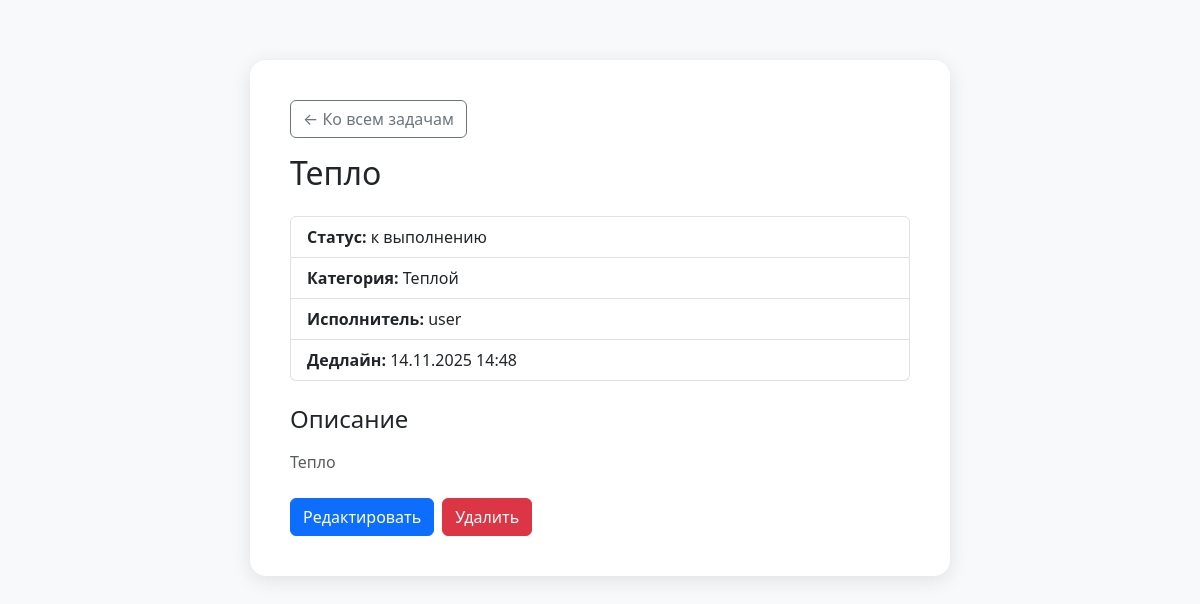
/tasks/14 (signed in), run on an earlier commit of the app's database.
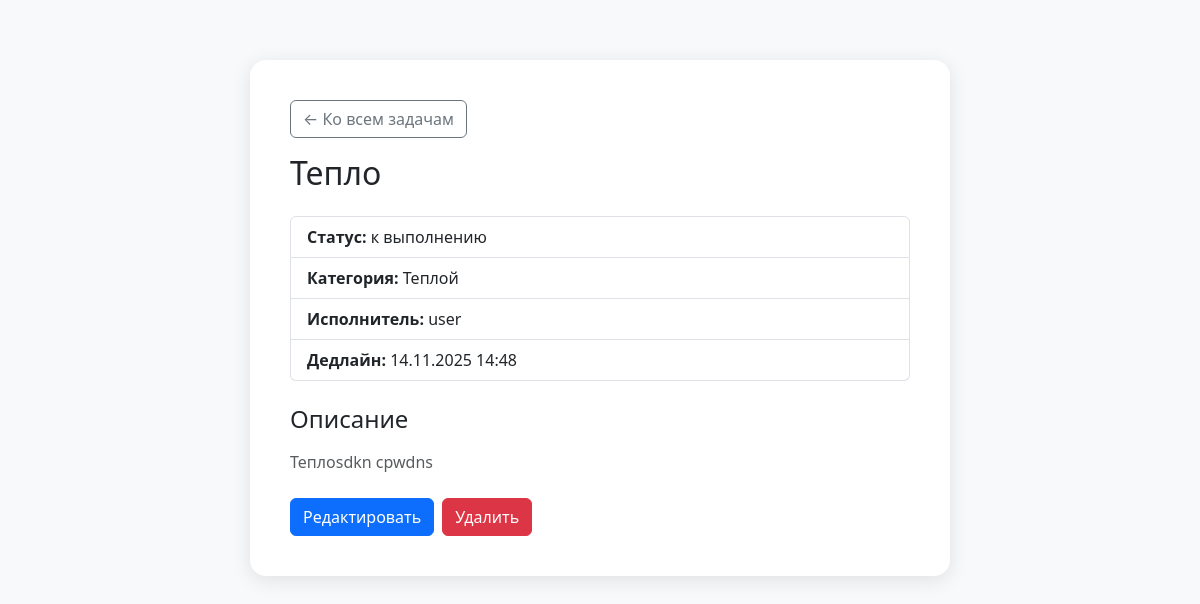
And on a later commit of the database.
### main/models.py (models this page shows, shortened)
class Task(models.Model):
    class Status(models.TextChoices):
        IN_PROGRESS = "in_progress", "в работе"
        DONE = "done", "выполнено"
        TO_DO = "to_do", "к выполнению"
    title = models.CharField(max_length=200, verbose_name="Заголовок")
    description = models.TextField(blank=True, verbose_name="Описание")
    created_at = models.DateTimeField(auto_now_add=True, verbose_name="Дата")
    deadline = models.DateTimeField(null=True, blank=True, verbose_name="Дедлайн")
    status = models.CharField(max_length=20, default=Status.TO_DO, choices=Status.choices, verbose_name="Статус")
    category = models.ForeignKey(Category, on_delete=models.CASCADE, related_name="tasks", verbose_name="Категория")
    user = models.ForeignKey(User, on_delete=models.SET_NULL, null=True, blank=True, related_name="tasks", verbose_name="Исполнитель")
    class Meta:
        verbose_name = "Задача"
        verbose_name_plural = "Задачи"
        ordering = ["-created_at"]

class Category(models.Model):
    name = models.CharField(max_length=100, unique=True, verbose_name="Название")
    class Meta:
        verbose_name = "Категория"
        verbose_name_plural = "Категории"
        ordering = ["name"]

### main/views.py (the view)
# urls.py: path('tasks/<int:pk>', views.TaskDetailView.as_view(), name = "task-detail"),
class TaskDetailView(LoginRequiredMixin, DetailView):
    model = Task
    template_name = "main/task_detail.html"
    context_object_name = "task"

### main/templates/main/task_detail.html (shortened to what this page needs)
<!doctype html>
<html lang="ru">
<head>
  <link href="https://cdn.jsdelivr.net/npm/bootstrap@5.3.2/dist/css/bootstrap.min.css"
        rel="stylesheet">
</head>
<body>
<div class="task-container">
    <a href="{% url 'task-list' %}" class="btn btn-outline-secondary mb-3">← Ко всем задачам</a>
    <h2 class="mb-4">{{ task.title }}</h2>
    <ul class="list-group mb-4">
        <li class="list-group-item">
            <strong>Статус:</strong> {{ task.get_status_display }}
        </li>
        {% if task.category %}
        <li class="list-group-item">
            <strong>Категория:</strong> {{ task.category.name }}
        </li>
        {% endif %}
        {% if task.user %}
        <li class="list-group-item">
            <strong>Исполнитель:</strong> {{ task.user.username }}
        </li>
        {% endif %}
        {% if task.deadline %}
        <li class="list-group-item">
            <strong>Дедлайн:</strong> {{ task.deadline|date:"d.m.Y H:i" }}
        </li>
        {% endif %}
    </ul>
    {% if task.description %}
        <h4 class="mb-3">Описание</h4>
        <p class="text-muted">{{ task.description|linebreaksbr }}</p>
    {% endif %}
    <div class="d-flex gap-2 mt-4">
        <a href="{% url 'task-update' task.id %}" class="btn btn-primary">Редактировать</a>
        <form method="post" action="{% url 'task-delete' task.id %}">
            <button type="submit" class="btn btn-danger"
                    onclick="return confirm('Удалить задачу?');">
                Удалить
            </button>
        </form>
    </div>
</div>
</body>
</html>

What changed in the data, as far as the page shows it:
changed Task "Тепло": description "Тепло" → "Теплоsdkn cpwdns"
